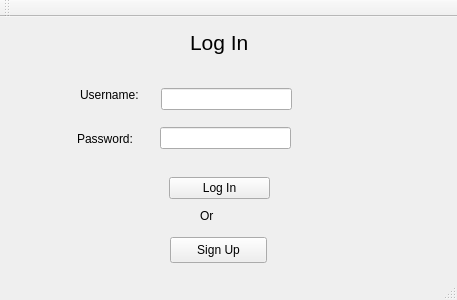
<?xml version="1.0" encoding="UTF-8"?>
<ui version="4.0">
 <class>MainWindow</class>
 <widget class="QMainWindow" name="MainWindow">
  <property name="geometry">
   <rect>
    <x>0</x>
    <y>0</y>
    <width>457</width>
    <height>300</height>
   </rect>
  </property>
  <property name="windowTitle">
   <string/>
  </property>
  <widget class="QWidget" name="centralWidget">
   <widget class="QLabel" name="label">
    <property name="geometry">
     <rect>
      <x>80</x>
      <y>70</y>
      <width>71</width>
      <height>16</height>
     </rect>
    </property>
    <property name="text">
     <string>Username:</string>
    </property>
   </widget>
   <widget class="QLineEdit" name="lineEdit">
    <property name="geometry">
     <rect>
      <x>161</x>
      <y>71</y>
      <width>131</width>
      <height>22</height>
     </rect>
    </property>
    <property name="placeholderText">
     <string/>
    </property>
   </widget>
   <widget class="QLineEdit" name="lineEdit_2">
    <property name="geometry">
     <rect>
      <x>160</x>
      <y>110</y>
      <width>131</width>
      <height>22</height>
     </rect>
    </property>
    <property name="echoMode">
     <enum>QLineEdit::Password</enum>
    </property>
   </widget>
   <widget class="QLabel" name="label_2">
    <property name="geometry">
     <rect>
      <x>77</x>
      <y>112</y>
      <width>71</width>
      <height>20</height>
     </rect>
    </property>
    <property name="text">
     <string>Password:</string>
    </property>
   </widget>
   <widget class="QPushButton" name="pushButton">
    <property name="geometry">
     <rect>
      <x>169</x>
      <y>160</y>
      <width>101</width>
      <height>22</height>
     </rect>
    </property>
    <property name="text">
     <string>Log In</string>
    </property>
   </widget>
   <widget class="QLabel" name="label_3">
    <property name="geometry">
     <rect>
      <x>190</x>
      <y>10</y>
      <width>151</width>
      <height>31</height>
     </rect>
    </property>
    <property name="font">
     <font>
      <pointsize>16</pointsize>
     </font>
    </property>
    <property name="text">
     <string>Log In</string>
    </property>
   </widget>
   <widget class="QPushButton" name="pushButton_2">
    <property name="geometry">
     <rect>
      <x>170</x>
      <y>220</y>
      <width>97</width>
      <height>26</height>
     </rect>
    </property>
    <property name="text">
     <string>Sign Up</string>
    </property>
   </widget>
   <widget class="QLabel" name="label_4">
    <property name="geometry">
     <rect>
      <x>160</x>
      <y>140</y>
      <width>221</width>
      <height>17</height>
     </rect>
    </property>
    <property name="styleSheet">
     <string notr="true">color: red;</string>
    </property>
    <property name="text">
     <string/>
    </property>
   </widget>
   <widget class="QLabel" name="label_5">
    <property name="geometry">
     <rect>
      <x>200</x>
      <y>190</y>
      <width>31</width>
      <height>17</height>
     </rect>
    </property>
    <property name="text">
     <string>Or</string>
    </property>
   </widget>
  </widget>
  <widget class="QToolBar" name="mainToolBar">
   <attribute name="toolBarArea">
    <enum>TopToolBarArea</enum>
   </attribute>
   <attribute name="toolBarBreak">
    <bool>false</bool>
   </attribute>
  </widget>
  <widget class="QStatusBar" name="statusBar"/>
 </widget>
 <layoutdefault spacing="6" margin="11"/>
 <resources/>
 <connections/>
</ui>
